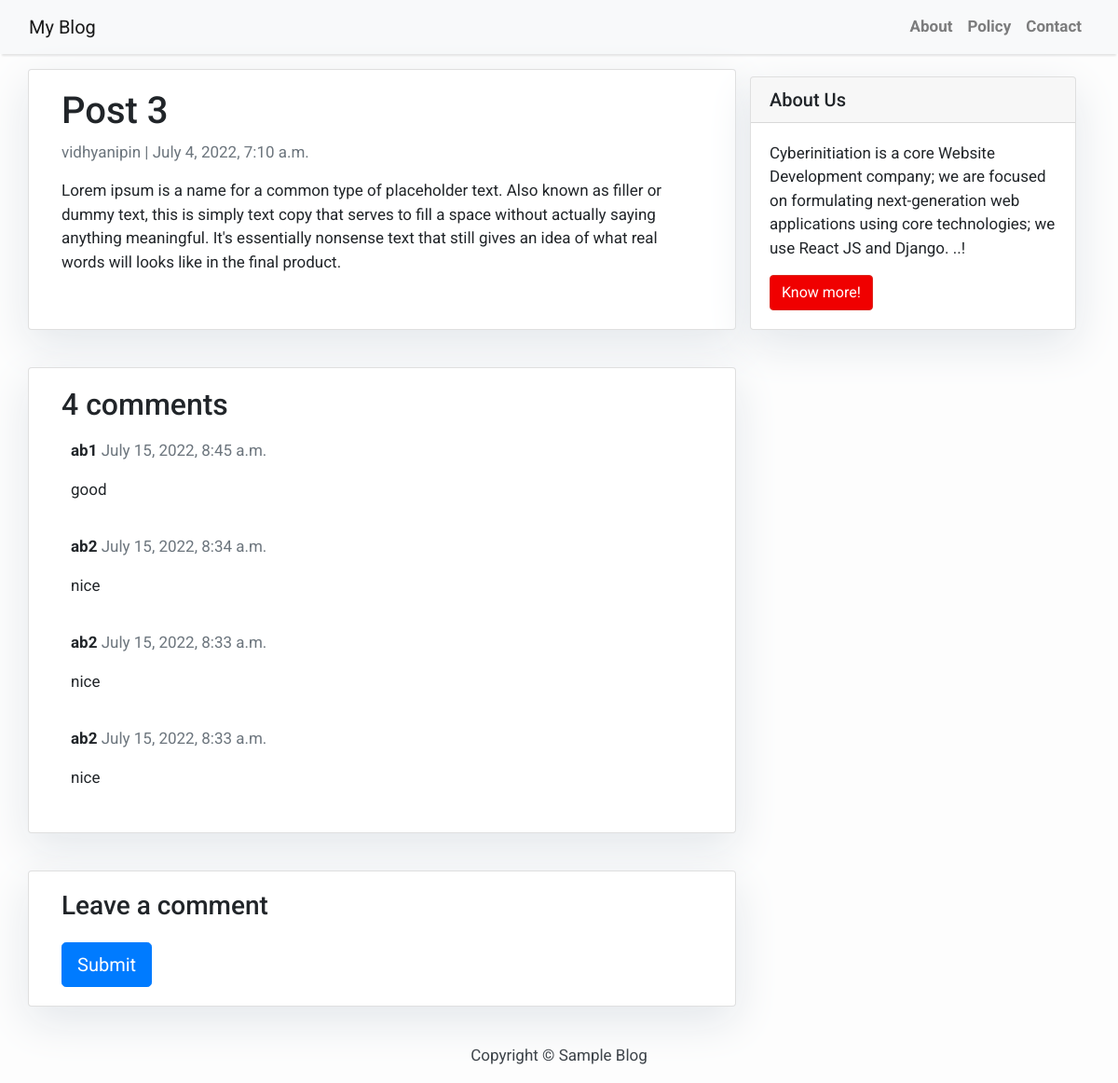
Page /myblog/post-3/ on the committed database.
### myblog/models.py (models this page shows, shortened)
class BlogPost(models.Model):
    title = models.CharField(max_length=200, unique=True)
    slug = models.SlugField(max_length=200, unique=True)
    author = models.ForeignKey(settings.AUTH_USER_MODEL, on_delete=models.CASCADE, related_name='blog_posts')
    content = models.TextField()
    updated_on = models.DateTimeField(auto_now=True)
    created_on = models.DateTimeField(auto_now_add=True)
    status = models.IntegerField(choices=STATUS, default=0)
    class Meta:
        ordering = ['-created_on']

class Comment(models.Model):
    blogpost = models.ForeignKey(BlogPost, on_delete=models.CASCADE, related_name='comments')
    name = models.CharField(max_length=20)
    email = models.EmailField()
    body = models.TextField()
    created_on = models.DateTimeField(auto_now_add=True)
    active = models.BooleanField(default=True)
    class Meta:
        ordering = ['-created_on']

### myblog/views.py (the view)
# urls.py: path('<slug:slug>/', views.postdetails, name='post_detail'),
def postdetails(request, slug):
    template = 'myblog/details.html'
    post = get_object_or_404(BlogPost, slug=slug)
    comments = post.comments.filter(active=True)
    new_comment = None
    if request.method == 'POST':
        comment_form = CommentForm(data=request.POST)
        if comment_form.is_valid():
            new_comment = comment_form.save(commit=False)
            new_comment.blogpost = post
            new_comment.save()
    else:
        comment_form = CommentForm()
    return render(request, template, {'post': post,
                                      'comments': comments,
                                      'comment_form': comment_form})

### templates/myblog/details.html (shortened to what this page needs)
{% extends 'myblog/base.html' %} {% block content %}
<div class="container">
  <div class="row">
    <div class="col-md-8 card mb-4  mt-3 left  top">
      <div class="card-body">
        <h1>{% block title %} {{ post.title }} {% endblock title %}</h1>
        <p class=" text-muted">{{ post.author }} | {{ post.created_on }}</p>
        <p class="card-text ">{{ post.content | safe }}</p>
      </div>
    </div>
    {% block sidebar %} {% include 'myblog/sidebar.html' %} {% endblock sidebar %}
    <div class="col-md-8 card mb-4  mt-3 ">
      <div class="card-body">
        <h2>{{ comments.count }} comments</h2>
        {% for comment in comments %}
        <div class="comments" style="padding: 10px;">
          <p class="font-weight-bold">
            {{ comment.name }}
            <span class=" text-muted font-weight-normal">
              {{ comment.created_on }}
            </span>
          </p>
          {{ comment.body | linebreaks }}
        </div>
        {% endfor %}
      </div>
    </div>
{% load crispy_forms_tags %}
    <div class="col-md-8 card mb-4  mt-3 ">
          <div class="card-body">
            {% if new_comment %}
            <div class="alert alert-success" role="alert">
              Your comment is awaiting moderation
            </div>
            {% else %}
        <h3>Leave a comment</h3>
        <form method="post" style="margin-top: 1.3em;">
          <button type="submit" class="btn btn-primary  btn-lg">Submit</button>
        </form>
        {% endif %}
      </div>
    </div>
  </div>
</div>
{% endblock content %}

### templates/myblog/base.html (style rules this page uses)
body { font-family: "Roboto", sans-serif; font-size: 17px; background-color: #fdfdfd; }

### templates/myblog/sidebar.html (style rules this page uses)
.card { box-shadow: 0 16px 48px #E3E7EB; }

### rows in the picture
BlogPost: title "Post 3", author "vidhyanipin", created_on "July 4, 2022, 7:10 a.m.", content "Lorem ipsum is a name for a common type of placeholder text. Also known as filler or dummy text, this is simply text copy that serves to fill a space without actually saying anything meaningful. It's essentially nonsense text that still gives an idea of what real words will looks like in the final product."
Comment: name "ab1", created_on "July 15, 2022, 8:45 a.m.", body "good"
Comment: name "ab2", created_on "July 15, 2022, 8:34 a.m.", body "nice"
Comment: name "ab2", created_on "July 15, 2022, 8:33 a.m.", body "nice"
Comment: name "ab2", created_on "July 15, 2022, 8:33 a.m.", body "nice"

### other values in the picture
{{ comments.count }} "4"
